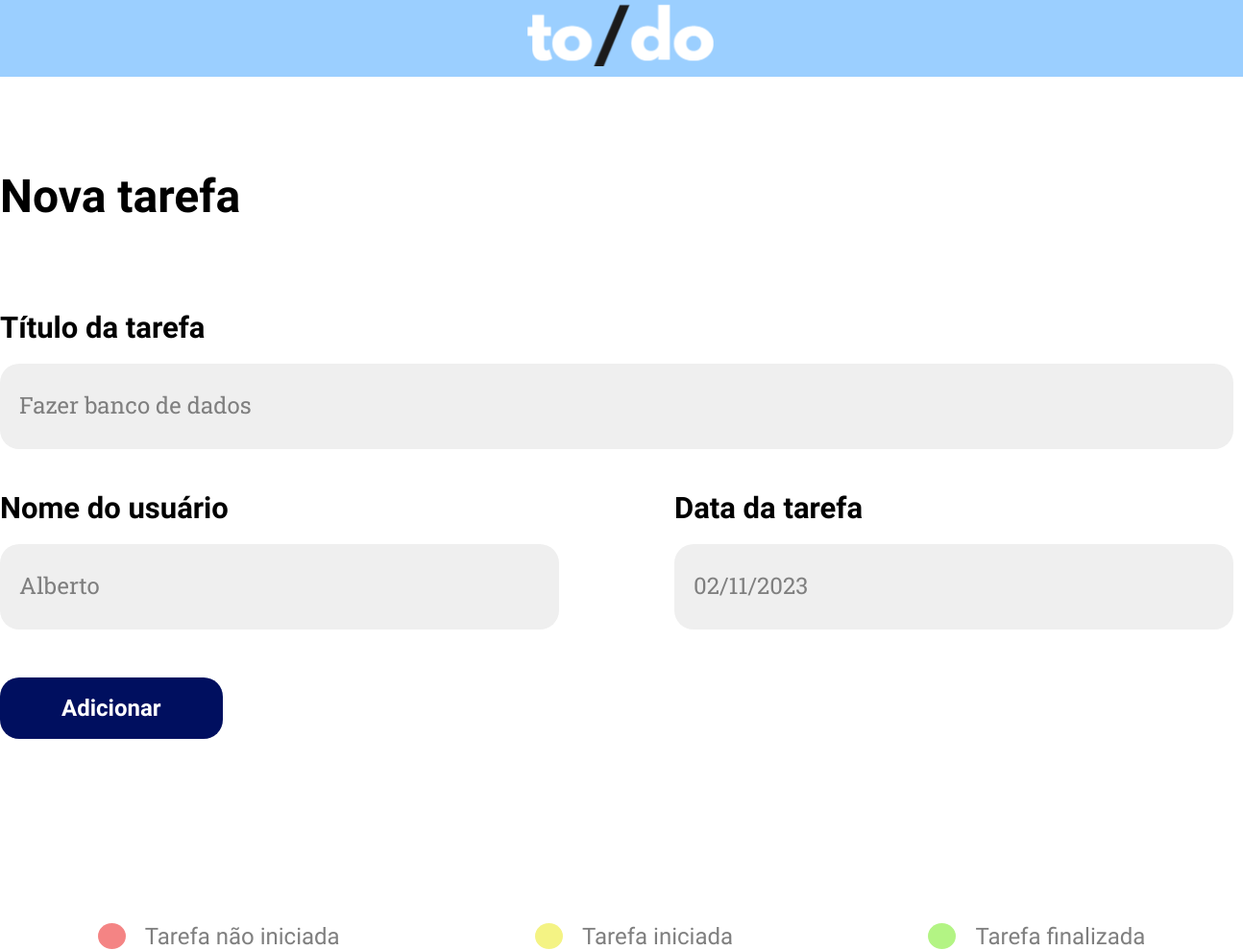
/editar_tarefa/3, run on the app's committed database.
### tables this page shows
CREATE TABLE activities (
            id INTEGER PRIMARY KEY AUTOINCREMENT, 
            name TEXT,
            description TEXT, 
            date TEXT,
            start_time TEXT,
            end_time TEXT,
            status TEXT);

### main.py (the view)
@app.route('/editar_tarefa/<string:id>', methods=['POST','GET'])
def editar_tarefa(id):
    identificador = int(id)
    resposta = db.select_from_table(custom_query=f"SELECT id, name, description, date FROM activities WHERE id = {identificador}")
    id = resposta[0][0]
    nome = resposta[0][1]
    descricao = resposta[0][2]
    data = resposta[0][3]
    return render_template('update.html', nome=nome, descricao=descricao, data=data, id=id)

### bd_tutorial.py (called while the page is built)
def create_connection(db_file) -> sqlite3.Connection:
    conn = None
    conn = sqlite3.connect(db_file)
    return conn

def select_from_table(table_name : str = None, custom_query : str = None) -> list[tuple]:
    conn = create_connection(DB_PATH)
    cur = conn.cursor()
    if not custom_query:
        cur.execute(f"SELECT * FROM {table_name}")
    else:
        print(custom_query)
        cur.execute(custom_query)
    rows = cur.fetchall()
    return rows

### templates/update.html (shortened to what this page needs)
<!DOCTYPE html>
<html lang="en">
<head>
    <link rel="stylesheet" href="{{ url_for('static',    filename='register.css') }}">
</head>
<body>
    <header class="headerSection">
        <div class="headerContainer">
            <img class="logo" src="{{ url_for('static',filename='assets/logo.svg') }}" alt="Logo">
        </div>
    </header>
    <div class="formsSection">
        <div class="forms">
            <h1 class="h1"> Nova tarefa </h1>
            <div class="formsContainer">
                <form class="form" action="{{url_for('atualizar', id=id)}}" method="POST">
                        <div class="inputContainer">
                            <label for="">Título da tarefa</label>
                            <input type="text" id="descricao" name="descricao"
                            placeholder="{{descricao}}">
                        </div>
                        <div class="form2">
                            <div class="inputContainer2">
                                <label for=""> Nome do usuário</label>
                                <input type="text"
                                name="nome"
                                id="nome" placeholder="{{nome}}">
                            </div>
                            <div class="inputContainer2">
                                <label for=""> Data da tarefa</label>
                                <input type="text"
                                name="data" id="data"
                                placeholder="{{data}}">
                            </div>
                        </div>
                        <div class="buttonContainer">
                            <button class="submitButton" type="submit">
                                <a class="linkButton" href="">
                                    Adicionar
                                </a>
                            </button>
                        </div>
                </form>
            </div>
        </div>
        <div class="captionsSection">
                <div class="captionsContainer">
                    <div class="caption">
                        <img class="logo" src="{{ url_for('static',filename='assets/Cor Categoria Vermelho.svg') }}" alt="Categoria Vermelho">
                        <p class="bThin"> Tarefa não iniciada</p>
                    </div>
                    <div class="caption">
                        <img class="logo" src="{{ url_for('static',filename='assets/Cor Categoria Amarelo.svg') }}"  alt="Categoria Amarela">
                        <p class="bThin"> Tarefa iniciada</p>
                    </div>
                    <div class="caption">
                        <img class="logo" src="{{ url_for('static',filename='assets/Cor Categoria Verde.svg') }}"  alt="Categoria Verde">
                        <p class="bThin">Tarefa finalizada</p>
                    </div>
                </div>
        </div>
</body>
</html>

### static/register.css (style rules this page uses)
* { margin: 0; padding: 0; box-sizing: border-box; font-family: 'Outfit', sans-serif; }
html { scroll-behavior: smooth; }
.headerSection { background-color: #9BCFFF; width: 100%; height: 80px; display: flex; justify-content: center; }
.formsSection { width: 100%; display: flex; justify-content: center; align-items: center; flex-direction: column; gap: 96px; }
.h1 { color: #000; font-family: Sora; font-size: 48px; font-style: normal; font-weight: 600; line-height: 120% }
.forms { width: 100%; max-width: 1344px; display: flex; align-items: flex-start; margin-top: 96px; gap: 96px; flex-direction: column; }
.form { width: 100%; max-width: 1344px; display: flex; gap: 50px; flex-direction: column; }
.inputContainer { display: flex; flex-direction: column; align-items: flex-start; gap: 25px; }
.form label { color: #000; font-family: Sora; font-size: 31px; font-style: normal; font-weight: 600; line-height: 24px; }
.form input[type=text],input[type=email] { width: 1284px; height: 89px; padding: 20px; border-radius: 20px; background: #EFEFEF; background-blend-mode: darken; border: none; color: #000; font-family: Sora; font-size: 24px; font-weight: 400; }
::placeholder { color: var(--Cinza-Escuro, #7F7F7F); font-family: Roboto Slab; font-size: 24px; font-style: normal; font-weight: 400; line-height: 120%; }
.form2 { width: 100%; max-width: 1344px; display: flex; justify-content: space-between; }
.inputContainer2 { display: flex; flex-direction: column; align-items: flex-start; gap: 25px; }
.form2 input[type=text],input[type=email] { width: 582px; height: 89px; padding: 20px; border-radius: 20px; background: #EFEFEF; background-blend-mode: darken; border: none; color: #000; font-family: Sora; font-size: 24px; font-weight: 400; }
.buttonContainer { margin-bottom: 96px; }
.submitButton { display: inline-flex; padding: 20px 64px; justify-content: center; align-items: center; gap: 10px; border-radius: 20px; background: #000F5F; background-blend-mode: darken; border: none; }
.linkButton { color: #FFF; font-family: Sora; font-size: 24px; font-style: normal; font-weight: 600; line-height: 24px; text-decoration: none; }
.captionsSection { width: 100%; display: flex; justify-self: center; justify-content: center; align-items: center; }
.captionsContainer { display: flex; justify-content: space-around; align-items: center; width: 100%; max-width: 1344px; }
.bThin { color: #7F7F7F; font-family: Sora; font-size: 24px; font-weight: 300; line-height: 120% }
.caption { display: flex; align-items: center; gap: 20px; }

### data on the page
activities: descricao "Fazer banco de dados", nome "Alberto", data "02/11/2023"
